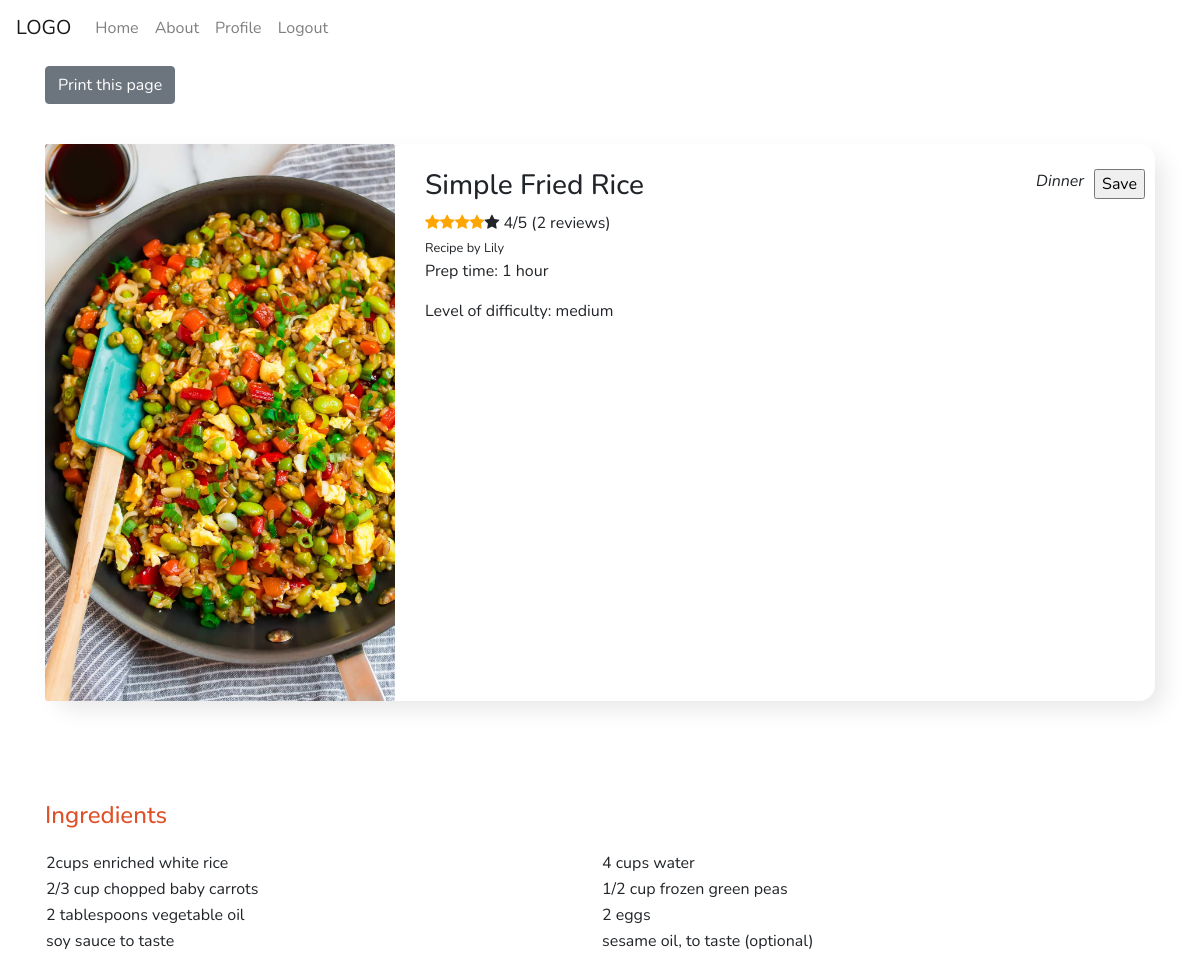
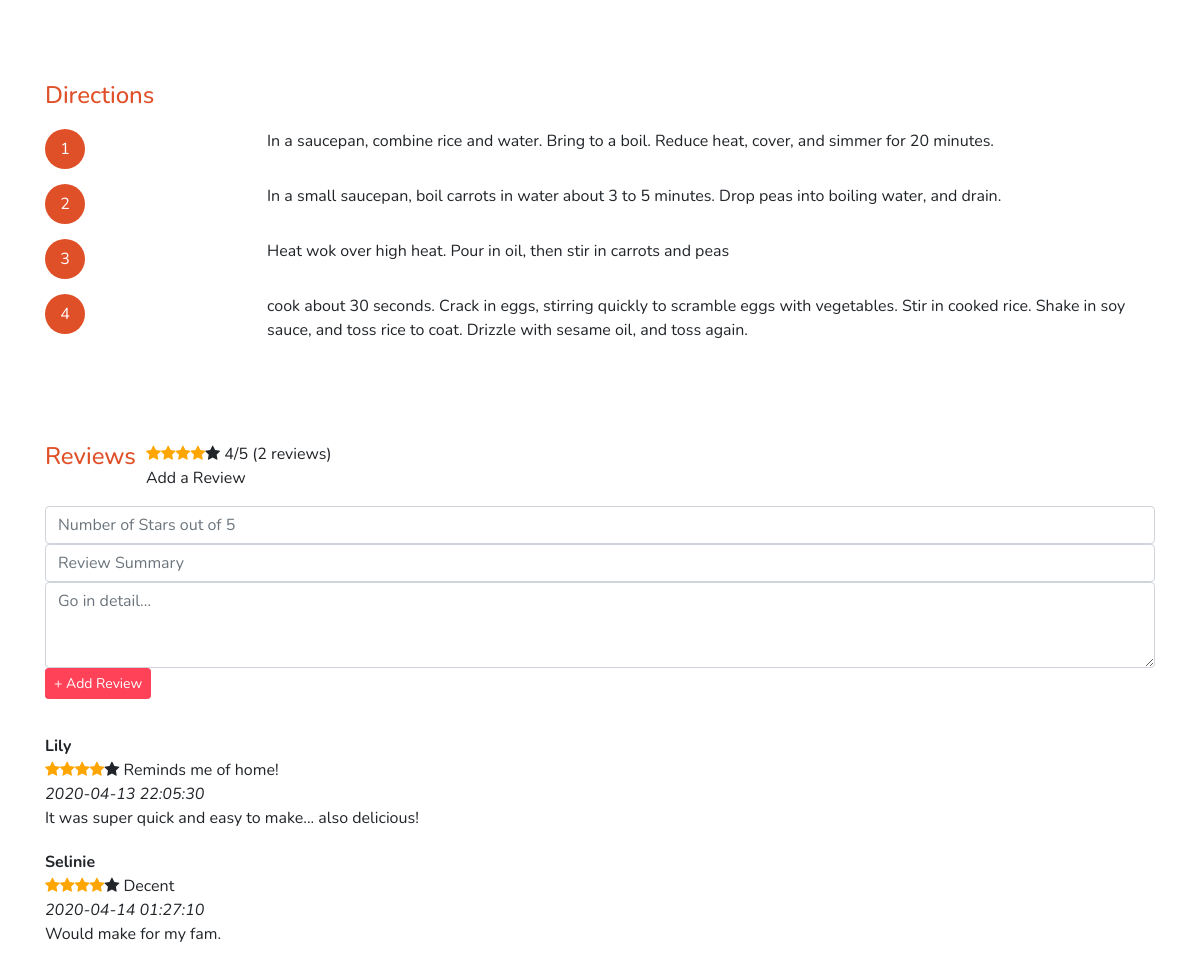
The page /recipePage.php?id=2 on the database its author committed (2 pictures, top to bottom).
### tables this page shows
CREATE TABLE `Recipes` (
  `RecipeId` int(11) NOT NULL,
  `UserId` int(11) DEFAULT NULL,
  `Description` longtext DEFAULT NULL,
  `RecipeName` varchar(70) DEFAULT NULL,
  `imageLink` varchar(30) DEFAULT NULL,
  `prepTime` int(11) NOT NULL,
  `difficulty` varchar(15) DEFAULT NULL
);

CREATE TABLE `Users` (
  `UserID` int(11) NOT NULL,
  `Username` varchar(50) NOT NULL,
  `Password` varchar(255) NOT NULL,
  `created_at` datetime DEFAULT current_timestamp(),
  `Description` varchar(1000) DEFAULT NULL
);

CREATE TABLE `RecipesContent` (
  `RecipeID` int(11) NOT NULL,
  `Directions` longtext NOT NULL,
  `Ingredients` longtext NOT NULL
);

### recipePage.php (the view, shortened to what this page needs)
<?php
  include 'recipe_db.php';
?>
<!DOCTYPE html>
<html lang="en" dir="ltr">
<head>
  <link rel="stylesheet" href="https://stackpath.bootstrapcdn.com/bootstrap/4.4.1/css/bootstrap.min.css">
  <link rel="stylesheet" href="https://cdnjs.cloudflare.com/ajax/libs/font-awesome/4.7.0/css/font-awesome.min.css">
  <link rel="stylesheet" href="recipePage.css">
</head>
<body>
  <nav class="navbar navbar-expand-lg navbar-light bg-transparent">
        <a class="navbar-brand" href="homePage.php">LOGO</a>
        <div class="collapse navbar-collapse" id="navbarSupportedContent">
          <ul class="navbar-nav mr-auto">
            <li class="nav-item">
              <a class="nav-link" href="homePage.php">Home<span class="sr-only">(current)</span></a>
            </li>
            <li class="nav-item">
              <a class="nav-link" href="#">About</a>
            </li>
            <li class="nav-item">
                <a class="nav-link" href="profile.php">Profile</a>
              </li>
              <li class="nav-item">
                <a class="nav-link" href="logout.php">Logout</a>
              </li>
          </ul>
        </div>
      </nav>
  <div class="container">
<?php
        $sql = 'SELECT * FROM Recipes WHERE RecipeID='. $_GET['id'];
        $result = mysqli_query($conn, $sql);
        $queryResult = mysqli_num_rows($result);
        if ($queryResult > 0) {
          $sql_2='SELECT * FROM  RecipesReviews WHERE RecipeID=' . $_GET['id'];
          $result_2 = mysqli_query($conn, $sql_2);
          $sum = 0;
          while($row = mysqli_fetch_array($result_2)) {
            $ratingRow =  (int) $row['Rating'];
            $sum += $ratingRow;
          }
          if (mysqli_num_rows($result_2)>0) {
            $avgRating = round($sum/mysqli_num_rows($result_2));
          }
          else{
            $avgRating = 0;
          }
          $sql_4 = 'SELECT * FROM RecipesContent WHERE RecipeID='. $_GET['id'];
          $result_4 = mysqli_query($conn, $sql_4);
          while($row = mysqli_fetch_array($result_4)) {
            $stringIngr = $row['Ingredients'];
            $ingred_array = explode(";", $stringIngr);
          }
          $sql_5 = 'SELECT * FROM RecipesContent WHERE RecipeID='. $_GET['id'];
          $result_5 = mysqli_query($conn, $sql_5);
          while($row = mysqli_fetch_array($result_5)) {
            $stringDirec = $row['Directions'];
            $direc_array = explode(";", $stringDirec);
          }
          $sql_6 =
          'SELECT *
           FROM RecipesReviews
           JOIN Users
             ON RecipesReviews.UserID = Users.UserID
           WHERE RecipeID='. $_GET['id'];
          $result_6 = mysqli_query($conn, $sql_6);
          $userArr = array();
          $ratingArr = array();
          $reviewNameArr = array();
          $reviewDescripArr = array();
          $reviewTime = array();
          while($row = mysqli_fetch_array($result_6)) {
            array_push($userArr,$row['Username']);
            array_push($ratingArr,$row['Rating']);
            array_push($reviewNameArr,$row['ReviewName']);
            array_push($reviewDescripArr,$row['ReviewDescrip']);
            array_push($reviewTime,$row['timeStamp']);
          }
          $sql_7 =
          'SELECT Username
           FROM Recipes
            JOIN Users
              ON Recipes.UserID = Users.UserID
            WHERE RecipeID='. $_GET['id'];
          $result_7 = mysqli_query($conn, $sql_7);
          while ($row = mysqli_fetch_assoc($result_7)){
              $userName = $row['Username'];
          };
          while ($row=mysqli_fetch_assoc($result)){
              echo "
              <button onClick='window.print()'type='button' class='btn btn-secondary'>Print this page</button>
              <div class='card'>
                <div class='row'>
                  <div class='col-sm'>
                    <img class='card-img' src='".$row['imageLink']."' />
                  </div>
                  <div class='col-sm'>
                    <h3>".$row['RecipeName']."</h3>
                    <div>";
                      if ($avgRating == 5){
                        for ($i=0; $i < $avgRating ; $i++) {
                          echo "<span class='fa fa-star checked'></span>";
                        };
                      } else {
                        for ($i=0; $i < $avgRating ; $i++) {
                          echo "<span class='fa fa-star checked'></span>";
                        };
                        for ($i=0; $i < 5-$avgRating ; $i++) {
                          echo "<span class='fa fa-star'></span>";
                        };
                      };
                      echo "
                      ".$avgRating."/5   (".count($reviewNameArr)." reviews)
                    </div>
                    <small>
                      Recipe by ".$userName."
                    </small>
                    <p>Prep time: ".$row['prepTime']." hour</p>
                    <p>Level of difficulty: ".$row['difficulty']." </p>
                  </div>
                  <div class='col-sm'>
                    <div style='float: right; margin-right: 10px;''>
                      <form method='POST'>
                          <input name='save' type='submit' value='Save'</p>
                          <input type='hidden' name='id' value='".$_GET['id']."'></p>
                      </form>
                    </div>
                    <div style='float: right; margin-right: 10px;''>
                      <i>Dinner</i>
                    </div>
                  </div>
                </div>
              </div>
              <div class='ingredients'>
                <h4 class='subHead'>Ingredients</h4>
                <table style='width:100%''>";
                for ($i=0; $i < count($ingred_array); $i+=2) {
                  echo "<tr>
                    <td>".$ingred_array[$i]."</td>
                      <td>".$ingred_array[$i+1]."</td>
                  </tr>";
                }
                echo "</table>
              </div>
              <div class='directions'>
                <h4 class='subHead'>Directions</h4>
                <div class='grid-directions'>";
                for ($i=0; $i < count($direc_array); $i++) {
                  echo
                  "<div class='grid-item'><span class='number'>".($i+1)."</span></div>
                  <div class='grid-item'>".$direc_array[$i]."</div>";
                }
                echo "</div>
              </div>
              <div class='reviews'>
                <h4 style='display: inline; float: left; margin-right: 10px;' class='subHead'>Reviews</h4>
                <div style='display:inline; margin-right: 20px;'>";
                if ($avgRating == 5){
                  for ($i=0; $i < $avgRating ; $i++) {
                    echo "<span class='fa fa-star checked'></span>";
                  };
                } else {
                  for ($i=0; $i < $avgRating ; $i++) {
                    echo "<span class='fa fa-star checked'></span>";
                  };
                  for ($i=0; $i < 5-$avgRating ; $i++) {
                    echo "<span class='fa fa-star'></span>";
                  };
                }
                echo "
                ".$avgRating."/5
                (".count($reviewNameArr)." reviews)
                </div>";
              }
        }
?>
                <p> Add a Review </p>
                <form class='' action=" <?php $_SERVER['PHP_SELF']?>" method='POST'>
                  <div class='form-group'>
                    <input class='form-control' id='textReview' name='Rating' placeholder='Number of Stars out of 5'></input>
                    <input class='form-control' id='textReview' name='ReviewsName' placeholder='Review Summary'></input>
                    <textarea class='form-control' id='textReview' name='ReviewDescrip' rows='3' placeholder='Go in detail...'></textarea>
                    <input type='submit' class='btn btn-primary btn-sm' value='+ Add Review' name='addReview' id='buttonReview' />
                  </div>
                </form>
<?php
                echo "<div class='review-list'>
                   <div id='newReview'>
                  </div>
                  ";
                  if(count($reviewNameArr)!=0){
                    for ($i=0; $i < count($reviewNameArr); $i++) {
                      $indRating =$ratingArr[$i];
                      $indName =$userArr[$i];
                      $indReviewName =$reviewNameArr[$i];
                      $indReviewDescrip =$reviewDescripArr[$i];
                      $indReviewTime =$reviewTime[$i];
                      echo "<div class='review-item' style='margin-bottom: 20px;'>
                      <strong>".$indName."</strong><br/>";
                      if ($indRating == 5){
                        for ($j=0; $j < $indRating ; $j++) {
                          echo "<span class='fa fa-star checked'></span>";
                        };
                      }
                      else if ($indRating < 5){
                          for ($j=0; $j < $indRating ; $j++) {
                            echo "<span class='fa fa-star checked'></span>";
                          };
                          for ($j=0; $j < 5-$indRating ; $j++) {
                            echo "<span class='fa fa-star'></span>";
                          };
                      }
                      echo "
                      ".$indReviewName."<br/>
                      <i>".$indReviewTime."</i><br/>
                      ".$indReviewDescrip."
                      </div>";
                    }
                  }
                  else{
                    echo "No Reviews right now. Be the first to add one.";
                  }
                  echo"
                </div>
              </div>
              ";
?>
  </div>
</body>
</html>

### recipePage.css (style rules this page uses)
* { margin: 0; font-family: 'Nunito'; }
a { text-decoration: }
.subHead { color: #E05028; }
.btn-primary { background-color: #FF4258; border-color: #FF4258; }
.container { align-content: center; margin-top: 10px; margin-bottom: 100px; }
.card { margin-top: 40px; border: 1px; border-radius: 1em; box-shadow: 10px 10px 25px -3px rgba(0,0,0,0.1); }
.card-img { height: 100%; }
.col-sm:nth-child(2),.col-sm:nth-child(3) { margin:25px 0 0 0; }
.col-sm:nth-last-child(1) { display: inline; }
.ingredients { margin-top: 100px; }
table { margin-top: 20px; }
.directions { margin-top: 100px; }
.grid-directions { display: grid; grid-template-columns: 20% 80%; grid-row-gap: 15px; margin-top: 20px; }
.number { display: block; height: 40px; width: 40px; line-height: 40px; -moz-border-radius: 20px; border-radius: 20px; background-color: #E05028; color: white; text-align: center; font-size: 1em; }
.reviews { margin-top: 100px; }
.checked { color: orange; }
.review-list { margin-top: 35px; }

### rows shown on the page
recipes: imageLink (picture), RecipeName "Simple Fried Rice", UserId.Username "Lily", prepTime "1", difficulty "medium"
recipescontent: Ingredients "2cups enriched white rice", Ingredients "4 cups water", Ingredients "2/3 cup chopped baby carrots", Ingredients "1/2 cup frozen green peas", Ingredients "2 tablespoons vegetable oil", Ingredients "2 eggs", Ingredients "soy sauce to taste", Ingredients "sesame oil, to taste (optional)", Directions "In a saucepan, combine rice and water. Bring to a boil. Reduce heat, cover, and simmer for 20 minutes.", Directions "In a small saucepan, boil carrots in water about 3 to 5 minutes. Drop peas into boiling water, and drain.", Directions "Heat wok over high heat. Pour in oil, then stir in carrots and peas", Directions "cook about 30 seconds. Crack in eggs, stirring quickly to scramble eggs with vegetables. Stir in cooked rice. Shake in soy sauce, and toss rice to coat. Drizzle with sesame oil, and toss again."

### other values the page prints
$indName "Lily"
$indReviewName "Reminds me of home!"
$indReviewTime "2020-04-13 22:05:30"
$indReviewDescrip "It was super quick and easy to make... also delicious!"
$indName "Selinie"
$indReviewName "Decent"
$indReviewTime "2020-04-14 01:27:10"
$indReviewDescrip "Would make for my fam."
